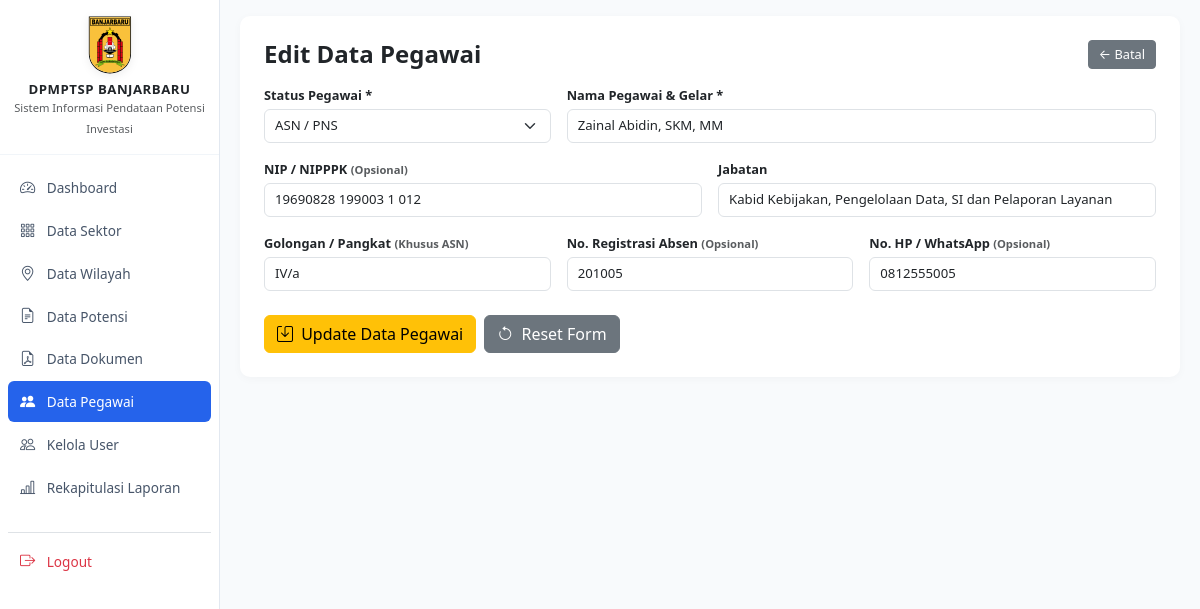
The page /admin/pegawai_edit.php?id=5 (signed in) on the database its author committed.
### tables this page shows
CREATE TABLE `pegawai` (
  `id_pegawai` int NOT NULL AUTO_INCREMENT,
  `nip` varchar(50) DEFAULT NULL,
  `nama_pegawai` varchar(255) NOT NULL,
  `status_pegawai` enum('ASN','PPPK','Tenaga Kontrak') NOT NULL DEFAULT 'ASN',
  `jabatan` varchar(255) DEFAULT NULL,
  `golongan` varchar(50) DEFAULT NULL,
  `tipe_pppk` varchar(50) DEFAULT NULL,
  `no_reg_absen` varchar(50) DEFAULT NULL,
  `no_hp` varchar(50) DEFAULT NULL,
  `status` tinyint(1) DEFAULT '1',
  `created_at` timestamp NULL DEFAULT CURRENT_TIMESTAMP,
  PRIMARY KEY (`id_pegawai`)
);

### admin/pegawai_edit.php (the view, shortened to what this page needs)
<?php
require_once '../config/database.php';
$id = isset($_GET['id']) ? (int)$_GET['id'] : 0;
$stmt = $pdo->prepare("SELECT * FROM pegawai WHERE id_pegawai = :id LIMIT 1");
$stmt->execute([':id' => $id]);
$peg = $stmt->fetch();
?>
<!DOCTYPE html>
<html lang="id">
<head>
</head>
<body>
<div class="wrapper">
    <?php require_once '../includes/sidebar.php'; ?>
    <div id="content">
        <div class="card card-modern p-4">
            <div class="d-flex justify-content-between align-items-center mb-3">
                <h4 class="mb-0 fw-bold">Edit Data Pegawai</h4>
                <a href="pegawai.php" class="btn btn-secondary btn-sm">&larr; Batal</a>
            </div>
            <form method="POST" class="row g-3">
                <div class="col-md-4">
                    <label class="form-label">Status Pegawai *</label>
                    <select name="status_pegawai" id="status_pegawai" class="form-select" required>
                        <option value="ASN" <?= $peg['status_pegawai'] === 'ASN' ? 'selected' : '' ?>>ASN / PNS</option>
                    </select>
                </div>
                <div class="col-md-8">
                    <label class="form-label">Nama Pegawai & Gelar *</label>
                    <input type="text" name="nama_pegawai" class="form-control" required value="<?= htmlspecialchars($peg['nama_pegawai']) ?>">
                </div>
                <div class="col-md-6">
                    <label class="form-label">NIP / NIPPPK <small class="text-muted">(Opsional)</small></label>
                    <input type="text" name="nip" class="form-control" value="<?= htmlspecialchars($peg['nip'] ?? '') ?>">
                </div>
                <div class="col-md-6">
                    <label class="form-label">Jabatan</label>
                    <input type="text" name="jabatan" class="form-control" value="<?= htmlspecialchars($peg['jabatan'] ?? '') ?>">
                </div>
                <div class="col-md-4" id="box_golongan" style="display: <?= $peg['status_pegawai'] === 'ASN' ? 'block' : 'none' ?>;">
                    <label class="form-label">Golongan / Pangkat <small class="text-muted">(Khusus ASN)</small></label>
                    <input type="text" name="golongan" class="form-control" value="<?= htmlspecialchars($peg['golongan'] ?? '') ?>">
                </div>
                <div class="col-md-4">
                    <label class="form-label">No. Registrasi Absen <small class="text-muted">(Opsional)</small></label>
                    <input type="text" name="no_reg_absen" class="form-control" value="<?= htmlspecialchars($peg['no_reg_absen'] ?? '') ?>">
                </div>
                <div class="col-md-4">
                    <label class="form-label">No. HP / WhatsApp <small class="text-muted">(Opsional)</small></label>
                    <input type="text" name="no_hp" class="form-control" value="<?= htmlspecialchars($peg['no_hp'] ?? '') ?>">
                </div>
                <div class="col-12 mt-4 d-flex gap-2">
                    <button type="submit" class="btn btn-warning"><i class="bi bi-save me-1"></i> Update Data Pegawai</button>
                    <button type="reset" class="btn btn-secondary"><i class="bi bi-arrow-counterclockwise me-1"></i> Reset Form</button>
                </div>
            </form>
        </div>
    </div>
</div>
</body>
</html>

### includes/sidebar.php (style rules this page uses)
body { min-height: 100vh; background-color: #f8fafc; font-size: 0.85rem; }
.wrapper { display: flex; width: 100%; align-items: flex-start; }
#content { width: 100%; padding: 16px 20px; min-height: 100vh; }
.card-modern { border: none; border-radius: 10px; box-shadow: 0 2px 10px rgba(0,0,0,0.03); background: #ffffff; }
.form-control, .form-select { padding: 6px 10px; font-size: 0.825rem; border-radius: 6px; }
.form-label { font-size: 0.8rem; margin-bottom: 4px; font-weight: 600; }
.btn-sm { padding: 4px 10px; font-size: 0.8rem; }

### rows shown on the page
pegawai: status_pegawai "ASN / PNS", nama_pegawai "Zainal Abidin, SKM, MM", nip "19690828 199003 1 012", jabatan "Kabid Kebijakan, Pengelolaan Data, SI dan Pelaporan Layanan", golongan "IV/a", no_reg_absen "201005", no_hp "0812555005"
